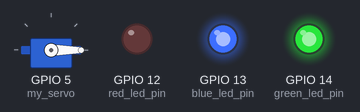
Simulated run of this program. Board: ESP8266 (NodeMCU). On the bench: servo, output pins drawn as LEDs (lit = HIGH). WiFi joins after 1.5 s; servers stay silent unless stated; what the program prints to the serial monitor is not drawn.

Above: at 0.7 s.
Timing chart, 0 to 6.2 s (numbered marks = the images above):
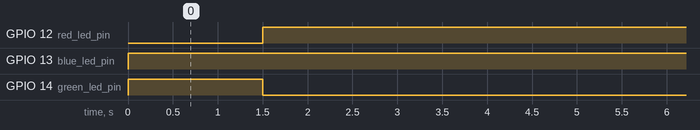

Measured:
- by itself, GPIO 12 (red_led_pin): LOW → HIGH at 1.5 s
- by itself, GPIO 13 (blue_led_pin): LOW → HIGH at 0.00 s
- by itself, GPIO 14 (green_led_pin): LOW → HIGH at 0.00 s, → LOW 1.5 s later

The program:

main.cpp
```cpp
#include <ESP8266WiFi.h>
#include <WiFiClient.h>
#include <Servo.h>

#define TCP_SERVER_ADDR "bemfa.com" // 巴法云服务器地址默认即可
#define TCP_SERVER_PORT "8344"      // 服务器端口，tcp创客云端口8344

#define DEFAULT_STASSID "xxx"                 // WIFI名称，区分大小写，不要写错
#define DEFAULT_STAPSW "xxxxxxx"              // WIFI密码
String UID = "xxxxxxxxxxxxxxxxxxxxxxxxxxxxx"; // 用户私钥，可在控制台获取,修改为自己的UID
String TOPIC = "lock002";                     // 主题名字，可在控制台新建
#define MAX_PACKETSIZE 512

#define KEEPALIVEATIME 60 * 1000 // 设置心跳值30s

const int green_led_pin = 14;
const int red_led_pin = 12;
const int blue_led_pin = 13;

// tcp客户端相关初始化，默认即可
WiFiClient TCPclient;
String TcpClient_Buff = "";
unsigned int TcpClient_BuffIndex = 0;
unsigned long TcpClient_preTick = 0;
unsigned long preHeartTick = 0;    // 心跳
unsigned long preTCPStartTick = 0; // 连接
bool preTCPConnected = false;
Servo my_servo;

// 相关函数初始化
// 连接WIFI
void doWiFiTick();
void startSTA();

// TCP初始化连接
void doTCPClientTick();
void startTCPClient();
void sendtoTCPServer(String p);
void openRemoteLock();

/*
 *发送数据到TCP服务器
 */
void sendtoTCPServer(String p)
{
    if (!TCPclient.connected())
    {
        Serial.println("Client is not readly");
        digitalWrite(red_led_pin, HIGH);
        digitalWrite(green_led_pin, HIGH);
        digitalWrite(blue_led_pin, LOW);
        return;
    }
    TCPclient.print(p);
    Serial.println(p);
    preHeartTick = millis(); // 心跳计时开始，需要每隔60秒发送一次数据
}

/*
 *初始化和服务器建立连接
 */
void startTCPClient()
{
    if (TCPclient.connect(TCP_SERVER_ADDR, atoi(TCP_SERVER_PORT)))
    {
        digitalWrite(green_led_pin, HIGH); // 连接到Wi-Fi后点亮板载LED
        digitalWrite(blue_led_pin, LOW);
        digitalWrite(red_led_pin, HIGH);

        Serial.print("\nConnected to server:");
        Serial.printf("%s:%d\r\n", TCP_SERVER_ADDR, atoi(TCP_SERVER_PORT));

        String tcpTemp = "";                                       // 初始化字符串
        tcpTemp = "cmd=1&uid=" + UID + "&topic=" + TOPIC + "\r\n"; // 构建订阅指令
        sendtoTCPServer(tcpTemp);                                  // 发送订阅指令
        tcpTemp = "";                                              // 清空

        preTCPConnected = true;
        TCPclient.setNoDelay(true);
    }
    else
    {
        digitalWrite(green_led_pin, LOW); // 连接到Wi-Fi后点亮板载LED
        digitalWrite(blue_led_pin, LOW);
        digitalWrite(red_led_pin, LOW);

        Serial.print("Failed connected to server:");
        Serial.println(TCP_SERVER_ADDR);
        TCPclient.stop();
        preTCPConnected = false;
    }
    preTCPStartTick = millis();
}

/*
 *检查数据，发送心跳
 */
void doTCPClientTick()
{
    // 检查是否断开，断开后重连
    if (WiFi.status() != WL_CONNECTED)
    {
        return;
    }

    if (!TCPclient.connected())
    {
        // 断开重连
        if (preTCPConnected == true)
        {
            preTCPConnected = false;
            preTCPStartTick = millis();
            Serial.println();
            Serial.println("TCP Client disconnected.");
            TCPclient.stop();
        }
        else if (millis() - preTCPStartTick > 1 * 1000) // 重新连接
        {
            startTCPClient();
        }
    }
    else
    {
        if (TCPclient.available())
        {
            // 收数据
            char c = TCPclient.read();
            TcpClient_Buff += c;
            TcpClient_BuffIndex++;
            TcpClient_preTick = millis();

            if (TcpClient_BuffIndex >= MAX_PACKETSIZE - 1)
            {
                TcpClient_BuffIndex = MAX_PACKETSIZE - 2;
                TcpClient_preTick = TcpClient_preTick - 200;
            }
            preHeartTick = millis();
        }
        if (millis() - preHeartTick >= KEEPALIVEATIME)
        { // 保持心跳
            preHeartTick = millis();
            Serial.println("--Keep alive:");
            sendtoTCPServer("cmd=0&msg=keep\r\n");
        }
    }
    if ((TcpClient_Buff.length() >= 1) && (millis() - TcpClient_preTick >= 200))
    { // data ready
        TCPclient.flush();
        Serial.print("Rev string: ");
        TcpClient_Buff.trim();          // 去掉首位空格
        Serial.println(TcpClient_Buff); // 打印接收到的消息
        String getTopic = "";
        String getMsg = "";
        if (TcpClient_Buff.length() > 15)
        { // 注意TcpClient_Buff只是个字符串，在上面开头做了初始化 String TcpClient_Buff = "";
            // 此时会收到推送的指令，指令大概为 cmd=2&uid=xxx&topic=light002&msg=off
            int topicIndex = TcpClient_Buff.indexOf("&topic=") + 7;    // c语言字符串查找，查找&topic=位置，并移动7位，不懂的可百度c语言字符串查找
            int msgIndex = TcpClient_Buff.indexOf("&msg=");            // c语言字符串查找，查找&msg=位置
            getTopic = TcpClient_Buff.substring(topicIndex, msgIndex); // c语言字符串截取，截取到topic,不懂的可百度c语言字符串截取
            getMsg = TcpClient_Buff.substring(msgIndex + 5);           // c语言字符串截取，截取到消息
            Serial.print("topic:------");
            Serial.println(getTopic); // 打印截取到的主题值
            Serial.print("msg:--------");
            Serial.println(getMsg); // 打印截取到的消息值
        }
        if (getMsg == "on")
        {
            openRemoteLock();
        }
        else if (getMsg == "off")
        {
            openRemoteLock();
        }
        TcpClient_Buff = "";
        TcpClient_BuffIndex = 0;
    }
}

void startSTA()
{
    WiFi.disconnect();
    WiFi.mode(WIFI_STA);
    WiFi.begin(DEFAULT_STASSID, DEFAULT_STAPSW);
}

/*
  WiFiTick
  检查是否需要初始化WiFi
  检查WiFi是否连接上，若连接成功启动TCP Client
  控制指示灯
*/
void doWiFiTick()
{
    static bool startSTAFlag = false;
    static bool taskStarted = false;
    static uint32_t lastWiFiCheckTick = 0;

    if (!startSTAFlag)
    {
        startSTAFlag = true;
        startSTA();
        Serial.printf("Heap size:%d\r\n", ESP.getFreeHeap());
    }

    // 未连接1s重连
    if (WiFi.status() != WL_CONNECTED)
    {
        digitalWrite(green_led_pin, HIGH); // 连接到Wi-Fi后点亮板载LED
        digitalWrite(blue_led_pin, HIGH);
        digitalWrite(red_led_pin, LOW);

        if (millis() - lastWiFiCheckTick > 1000)
        {
            lastWiFiCheckTick = millis();
        }
    }
    // 连接成功建立
    else
    {
        digitalWrite(green_led_pin, LOW); // 连接到Wi-Fi后点亮板载LED
        digitalWrite(blue_led_pin, HIGH);
        digitalWrite(red_led_pin, HIGH);

        if (taskStarted == false)
        {
            taskStarted = true;
            Serial.print("\r\nGet IP Address: ");
            Serial.println(WiFi.localIP());
            startTCPClient();
        }
    }
}

void openRemoteLock()
{
    my_servo.write(0);
    delay(2000);
    my_servo.write(90);
    delay(2500);
    my_servo.write(0);
}

// 初始化，相当于main 函数
void setup()
{
    Serial.begin(115200);
    Serial.println("Beginning...");
    pinMode(green_led_pin, OUTPUT); // 设置GPIO2为输出模式
    pinMode(red_led_pin, OUTPUT);   // 设置GPIO2为输出模式
    pinMode(blue_led_pin, OUTPUT);  // 设置GPIO2为输出模式
    my_servo.attach(5);
    my_servo.write(0);
}

// 循环
void loop()
{
    doWiFiTick();
    doTCPClientTick();
}
```
